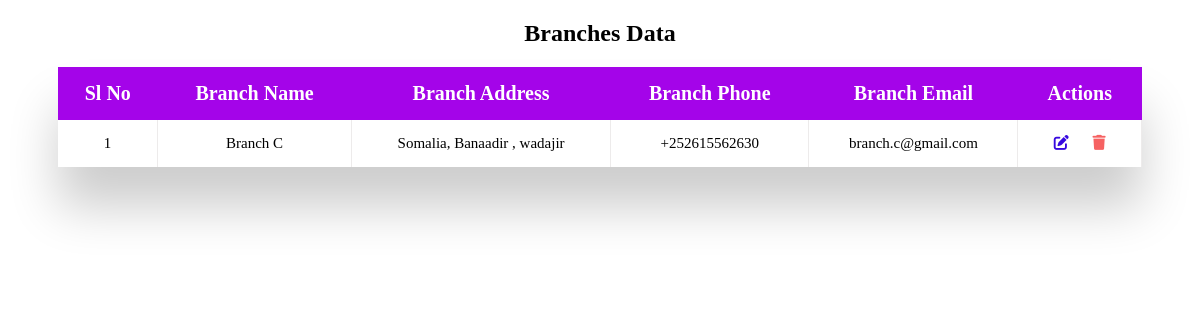
The page /branches/branches_data.php on the database its author committed.
### tables this page shows
CREATE TABLE `branches` (
  `BranchID` int(11) NOT NULL,
  `BranchName` varchar(100) NOT NULL,
  `Address` text DEFAULT NULL,
  `Phone` varchar(15) DEFAULT NULL,
  `Email` varchar(90) NOT NULL
);

### branches/branches_data.php (the view, shortened to what this page needs)
<?php include('../includes/connection.php');
?>
<!DOCTYPE html>
<html lang="en">
  <head>
    <link rel="stylesheet" href="branches_data.css" />
    <link
      rel="stylesheet"
      href="https://cdnjs.cloudflare.com/ajax/libs/font-awesome/6.5.1/css/all.min.css"
    />
  </head>
  <body>
    <h2>Branches Data</h2>
    <div class="table_container">
      <table class="table">
    <?php
    $select_query="Select * from `branches`";
    $result=mysqli_query($conn,$select_query);
    $i=1;
    if(mysqli_num_rows($result)>0){
      echo "  <thead>
      <tr>
        <th>Sl No</th>
        <th>Branch Name</th>
        <th>Branch Address</th>
        <th>Branch Phone</th>
        <th>Branch Email</th>
        <th>Actions</th>
      </tr>
    </thead>
    <tbody>";
       while( $row=mysqli_fetch_assoc($result)){
            $id=$row['BranchID'];
$BranchName=$row['BranchName'];
$Address=$row['Address'];
$Phone=$row['Phone'];
$Email=$row['Email'];
echo " <tr>
<td>$i</td>
<td>$BranchName</td>
<td>$Address</td>
<td>$Phone</td>
<td>$Email</td>
<td>
<a href='branches_update.php?update_id=$id'><i class='fa-solid fa-pen-to-square'></i></a>
<a href='branches_delete.php?delete_id=$id'><i class='fa-solid fa-trash'></i></a>
</td>
</tr>";
$i++;
        }
      }
    else{
        echo "<h3 class='no_records'>No Records to display</h3>";
    }
?>          </tbody>
      </table>
    </div>

### branches/branches_data.css (style rules this page uses)
.table_container { margin: 20px 50px 50px; box-shadow: 0px 40px 50px rgba(0, 0, 0, 0.2); }
.table { font-size: 12px; border-collapse: collapse; width: 100%; max-width: 100%; white-space: nowrap; background-color: #fff; }
.table th { font-size: 20px; }
.table td, .table th { text-align: center; padding: 15px; }
.table td { border-right: 1px solid #edebeb; font-size: 15px; }
.table thead th { color: #fff; background: #a404e9; }
.fa-pen-to-square { color: #3709df; margin-right: 20px; }
.fa-trash { color: rgb(246, 98, 98); }
h2 { text-align: center; font-weight: bold; }

### rows shown on the page
branches: BranchName "Branch C", Address "Somalia, Banaadir , wadajir", Phone "+252615562630", Email "branch.c@gmail.com"
